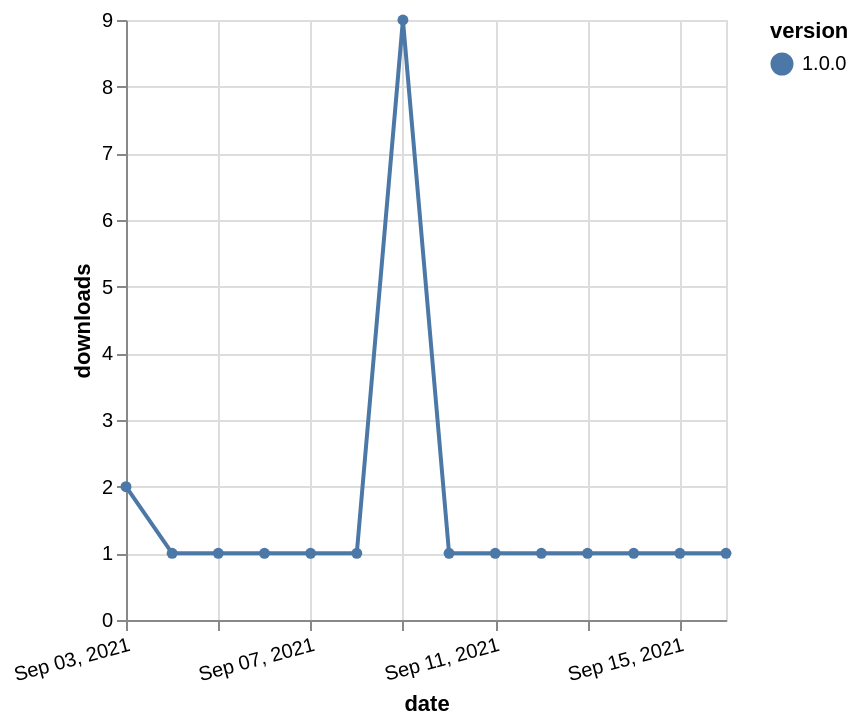

Write a Vega-Lite specification for this figure.
### Vega-Lite specification from a JSON file in a GitHub repository (floating-point values rounded to 4 significant figures)
{"$schema": "https://vega.github.io/schema/vega-lite/v5.json", "description": "A simple bar chart with embedded data.", "data": {"values": [{"date": "2021-09-03", "total": 506, "delta": 2, "version": "1.0.0"}, {"date": "2021-09-04", "total": 507, "delta": 1, "version": "1.0.0"}, {"date": "2021-09-05", "total": 508, "delta": 1, "version": "1.0.0"}, {"date": "2021-09-06", "total": 509, "delta": 1, "version": "1.0.0"}, {"date": "2021-09-07", "total": 510, "delta": 1, "version": "1.0.0"}, {"date": "2021-09-08", "total": 511, "delta": 1, "version": "1.0.0"}, {"date": "2021-09-09", "total": 520, "delta": 9, "version": "1.0.0"}, {"date": "2021-09-10", "total": 521, "delta": 1, "version": "1.0.0"}, {"date": "2021-09-11", "total": 522, "delta": 1, "version": "1.0.0"}, {"date": "2021-09-12", "total": 523, "delta": 1, "version": "1.0.0"}, {"date": "2021-09-13", "total": 524, "delta": 1, "version": "1.0.0"}, {"date": "2021-09-14", "total": 525, "delta": 1, "version": "1.0.0"}, {"date": "2021-09-15", "total": 526, "delta": 1, "version": "1.0.0"}, {"date": "2021-09-16", "total": 527, "delta": 1, "version": "1.0.0"}]}, "width": "container", "mark": {"type": "line", "point": {"filled": true}}, "encoding": {"x": {"field": "date", "type": "temporal", "timeUnit": "yearmonthdate", "title": "date", "axis": {"labelAngle": -15}}, "y": {"field": "delta", "type": "quantitative", "title": "downloads"}, "color": {"field": "version", "type": "nominal"}, "tooltip": {"field": "delta"}}}
